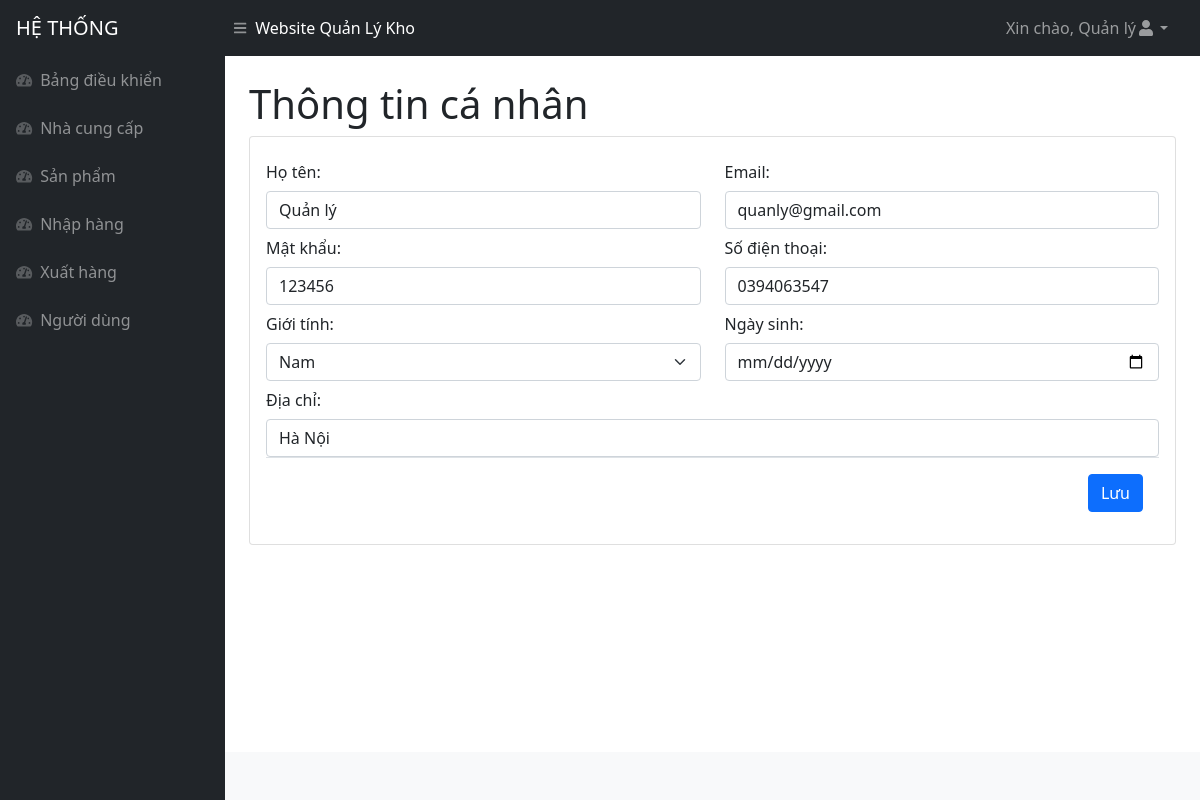
Before: /thongtin.php (signed in) with the older database file.
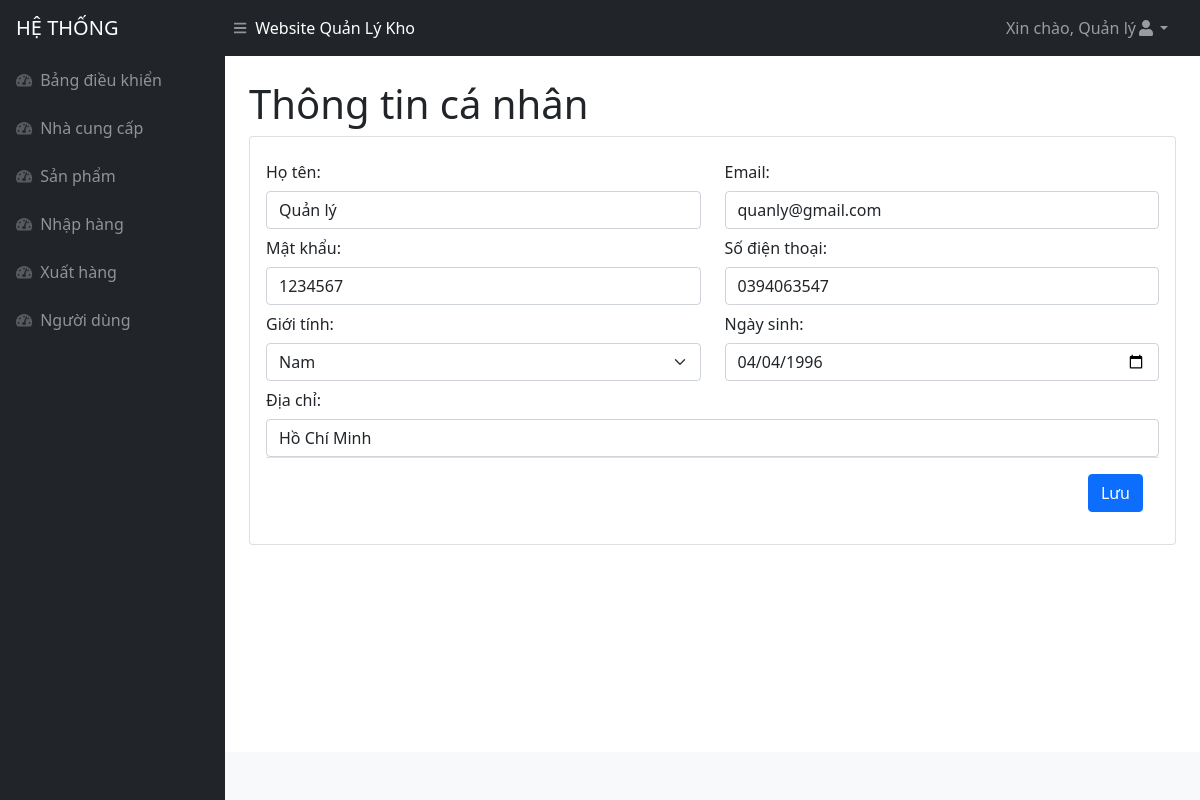
After: the same page with the newer database file.
### tables this page shows
CREATE TABLE `nguoidung` (
  `id` int(11) NOT NULL,
  `hoten` varchar(500) NOT NULL,
  `email` varchar(500) NOT NULL,
  `matkhau` varchar(500) NOT NULL,
  `sodienthoai` varchar(250) NOT NULL,
  `ngaysinh` varchar(250) NOT NULL,
  `gioitinh` varchar(250) NOT NULL,
  `diachi` varchar(1000) NOT NULL,
  `quyen_id` int(11) NOT NULL
);

### thongtin.php (the view, shortened to what the changed rows need)
<!DOCTYPE html>
<html lang="en">
<head>
<?php include('inc/head.php')?>
</head>
<body class="sb-nav-fixed">
<?php include('inc/header.php')?>
    <div id="layoutSidenav">
    <?php if(isset($_SESSION['id'])){
                $id = $_SESSION['id'];
                $query = "SELECT * FROM nguoidung WHERE id ='{$id}'";
                $result = mysqli_query($connect, $query);
                $arUser = mysqli_fetch_array($result, MYSQLI_ASSOC);
            } ?>
        <div id="layoutSidenav_content">
            <main>
                <div class="container-fluid px-4">
                    <h1 class="mt-4">Thông tin cá nhân</h1>
                    <div class="card mb-4">
                        <div class="card-body">
                        <form action="function.php" method="POST" >
                                                        <div class="col">
                                                        <div class="row">
                                                        <div class="col-6">
                                                            <label for="category-film"
                                                                class="col-form-label">Họ tên:</label>
                                                                <input type="text" class="form-control" value="<?php echo $arUser["hoten"] ?>" id="category-film" name="hoten" required>
                                                        </div>
                                                        <div class="col-6">
                                                            <label for="category-film"
                                                                class="col-form-label">Email:</label>
                                                                <input type="text" class="form-control" value="<?php echo $arUser["email"] ?>" id="category-film" name="email" required>
                                                        </div>
                                                        </div>
                                                        <div class="row">
                                                        <div class="col-6">
                                                            <label for="category-film"
                                                                class="col-form-label">Mật khẩu:</label>
                                                                <input type="text" class="form-control" id="category-film" value="<?php echo $arUser["matkhau"] ?>" name="matkhau" required>
                                                        </div>
                                                        <div class="col-6">
                                                            <label for="category-film"
                                                                class="col-form-label">Số điện thoại:</label>
                                                                <input type="text" class="form-control" id="category-film" value="<?php echo $arUser["sodienthoai"] ?>" name="sdt" required>
                                                        </div>
                                                        </div>
                                                        <div class="row">
                                                        <div class="col-6">
                                                            <label for="category-film"
                                                                class="col-form-label">Giới tính:</label>
                                                                <select class="form-select" aria-label="Default select example" name="gioitinh" required>
                                                                    <?php if($arUser["gioitinh"] == "Nam"){ ?>
                                                                    <option value="Nam" selected>Nam</option>
                                                                    <?php }else{?>
                                                                        <option value="Nam" >Nam</option>
                                                                    <option value="Nữ" selected>Nữ</option>
                                                                    <?php } ?>
                                                                </select>
                                                        </div>
                                                        <div class="col-6">
                                                            <label for="category-film"
                                                                class="col-form-label">Ngày sinh:</label>
                                                                <input type="date" class="form-control" id="category-film" name="ngaysinh" value="<?php echo $arUser["ngaysinh"] ?>" required>
                                                        </div>
                                                        </div>
                                                        <div class="row">
                                                        <div class="col-12">
                                                            <label for="category-film"
                                                                class="col-form-label">Địa chỉ:</label>
                                                                <input type="text" class="form-control" id="category-film" name="diachi" value="<?php echo $arUser["diachi"] ?>" required>
                                                        </div>
                                                        </div>
                                                    </div>
                                                    </form>
                        </div>
                    </div>
                </div>
            </main>
        </div>
    </div>
</body>
</html>

Changed rows visible on the page:
changed nguoidung "Quản lý": matkhau "123456" → "1234567"; ngaysinh (not shown) → "04/04/1996"; diachi "Hà Nội" → "Hồ Chí Minh"
